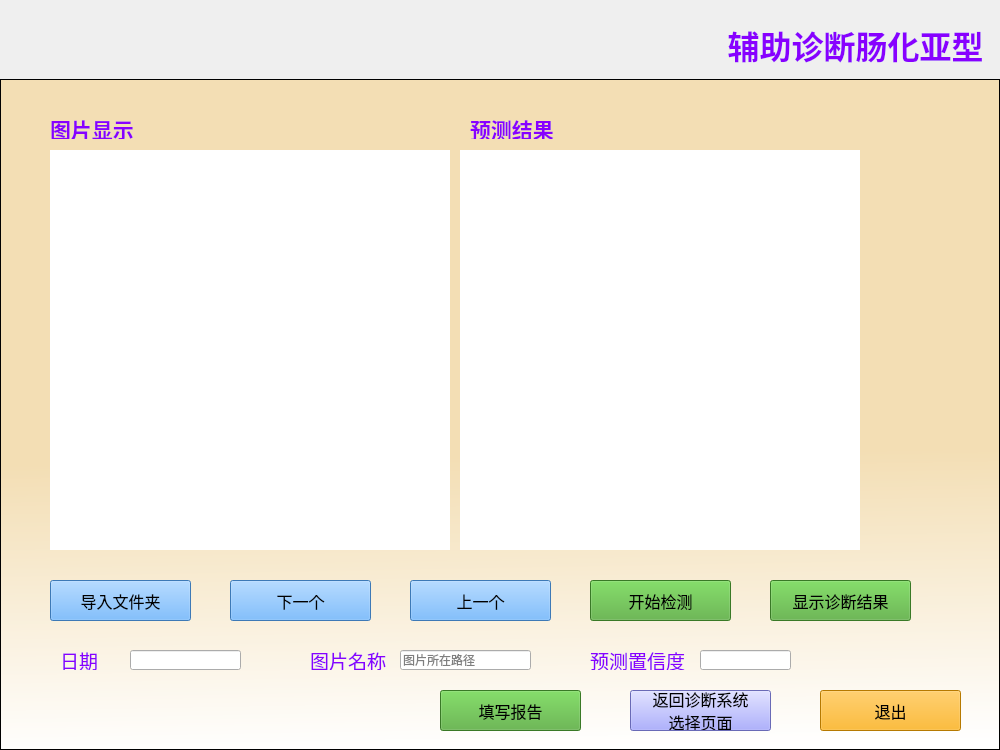
<?xml version="1.0" encoding="UTF-8"?>
<ui version="4.0">
 <class>Form</class>
 <widget class="QWidget" name="Form">
  <property name="geometry">
   <rect>
    <x>0</x>
    <y>0</y>
    <width>1000</width>
    <height>750</height>
   </rect>
  </property>
  <property name="palette">
   <palette>
    <active>
     <colorrole role="WindowText">
      <brush brushstyle="SolidPattern">
       <color alpha="255">
        <red>136</red>
        <green>0</green>
        <blue>255</blue>
       </color>
      </brush>
     </colorrole>
     <colorrole role="Button">
      <brush brushstyle="SolidPattern">
       <color alpha="255">
        <red>119</red>
        <green>139</green>
        <blue>255</blue>
       </color>
      </brush>
     </colorrole>
     <colorrole role="ButtonText">
      <brush brushstyle="SolidPattern">
       <color alpha="255">
        <red>170</red>
        <green>0</green>
        <blue>0</blue>
       </color>
      </brush>
     </colorrole>
    </active>
    <inactive>
     <colorrole role="WindowText">
      <brush brushstyle="SolidPattern">
       <color alpha="255">
        <red>136</red>
        <green>0</green>
        <blue>255</blue>
       </color>
      </brush>
     </colorrole>
     <colorrole role="Button">
      <brush brushstyle="SolidPattern">
       <color alpha="255">
        <red>119</red>
        <green>139</green>
        <blue>255</blue>
       </color>
      </brush>
     </colorrole>
     <colorrole role="ButtonText">
      <brush brushstyle="SolidPattern">
       <color alpha="255">
        <red>170</red>
        <green>0</green>
        <blue>0</blue>
       </color>
      </brush>
     </colorrole>
    </inactive>
    <disabled>
     <colorrole role="WindowText">
      <brush brushstyle="SolidPattern">
       <color alpha="255">
        <red>120</red>
        <green>120</green>
        <blue>120</blue>
       </color>
      </brush>
     </colorrole>
     <colorrole role="Button">
      <brush brushstyle="SolidPattern">
       <color alpha="255">
        <red>119</red>
        <green>139</green>
        <blue>255</blue>
       </color>
      </brush>
     </colorrole>
     <colorrole role="ButtonText">
      <brush brushstyle="SolidPattern">
       <color alpha="255">
        <red>120</red>
        <green>120</green>
        <blue>120</blue>
       </color>
      </brush>
     </colorrole>
    </disabled>
   </palette>
  </property>
  <property name="windowTitle">
   <string>辅助诊断肠化亚型界面</string>
  </property>
  <property name="autoFillBackground">
   <bool>false</bool>
  </property>
  <widget class="QLabel" name="label">
   <property name="geometry">
    <rect>
     <x>720</x>
     <y>20</y>
     <width>271</width>
     <height>50</height>
    </rect>
   </property>
   <property name="font">
    <font>
     <family>等线</family>
     <pointsize>24</pointsize>
     <weight>75</weight>
     <bold>true</bold>
    </font>
   </property>
   <property name="styleSheet">
    <string notr="true">color rgb(0, 0, 0)</string>
   </property>
   <property name="text">
    <string>辅助诊断肠化亚型</string>
   </property>
   <property name="textFormat">
    <enum>Qt::AutoText</enum>
   </property>
   <property name="alignment">
    <set>Qt::AlignCenter</set>
   </property>
  </widget>
  <widget class="QPushButton" name="pushButton6">
   <property name="geometry">
    <rect>
     <x>630</x>
     <y>690</y>
     <width>141</width>
     <height>41</height>
    </rect>
   </property>
   <property name="font">
    <font>
     <family>等线</family>
     <pointsize>12</pointsize>
    </font>
   </property>
   <property name="styleSheet">
    <string notr="true">background-color: rgb(147, 149, 255);</string>
   </property>
   <property name="text">
    <string>返回诊断系统
选择页面</string>
   </property>
  </widget>
  <widget class="QPushButton" name="pushButton7">
   <property name="geometry">
    <rect>
     <x>440</x>
     <y>690</y>
     <width>141</width>
     <height>41</height>
    </rect>
   </property>
   <property name="font">
    <font>
     <family>等线</family>
     <pointsize>12</pointsize>
    </font>
   </property>
   <property name="styleSheet">
    <string notr="true">background-color: rgb(80, 170, 53);</string>
   </property>
   <property name="text">
    <string>填写报告</string>
   </property>
  </widget>
  <widget class="QPushButton" name="pushButton8">
   <property name="geometry">
    <rect>
     <x>820</x>
     <y>690</y>
     <width>141</width>
     <height>41</height>
    </rect>
   </property>
   <property name="font">
    <font>
     <family>等线</family>
     <pointsize>12</pointsize>
    </font>
   </property>
   <property name="styleSheet">
    <string notr="true">background-color: rgb(255, 170, 0);
color: rgb(0, 0, 0);</string>
   </property>
   <property name="text">
    <string>退出</string>
   </property>
  </widget>
  <widget class="QLineEdit" name="lineEdit2">
   <property name="geometry">
    <rect>
     <x>130</x>
     <y>650</y>
     <width>111</width>
     <height>20</height>
    </rect>
   </property>
   <property name="text">
    <string/>
   </property>
   <property name="placeholderText">
    <string/>
   </property>
  </widget>
  <widget class="QLabel" name="label2">
   <property name="geometry">
    <rect>
     <x>60</x>
     <y>650</y>
     <width>71</width>
     <height>20</height>
    </rect>
   </property>
   <property name="font">
    <font>
     <family>等线 Light</family>
     <pointsize>14</pointsize>
    </font>
   </property>
   <property name="styleSheet">
    <string notr="true">color rgb(0, 0, 127)</string>
   </property>
   <property name="text">
    <string>日期</string>
   </property>
   <property name="buddy">
    <cstring>lineEdit2</cstring>
   </property>
  </widget>
  <widget class="QLabel" name="label4">
   <property name="geometry">
    <rect>
     <x>50</x>
     <y>119</y>
     <width>101</width>
     <height>20</height>
    </rect>
   </property>
   <property name="font">
    <font>
     <family>等线</family>
     <pointsize>16</pointsize>
     <weight>75</weight>
     <bold>true</bold>
    </font>
   </property>
   <property name="styleSheet">
    <string notr="true">color rgb(0, 0, 127)</string>
   </property>
   <property name="text">
    <string>图片显示</string>
   </property>
  </widget>
  <widget class="QLabel" name="label3">
   <property name="geometry">
    <rect>
     <x>470</x>
     <y>119</y>
     <width>101</width>
     <height>20</height>
    </rect>
   </property>
   <property name="font">
    <font>
     <family>等线</family>
     <pointsize>16</pointsize>
     <weight>75</weight>
     <bold>true</bold>
    </font>
   </property>
   <property name="styleSheet">
    <string notr="true">color rgb(0, 0, 127)</string>
   </property>
   <property name="text">
    <string>预测结果</string>
   </property>
  </widget>
  <widget class="QPushButton" name="pushButton1">
   <property name="geometry">
    <rect>
     <x>50</x>
     <y>580</y>
     <width>141</width>
     <height>41</height>
    </rect>
   </property>
   <property name="font">
    <font>
     <family>等线</family>
     <pointsize>12</pointsize>
    </font>
   </property>
   <property name="styleSheet">
    <string notr="true">background-color:rgb(85, 170, 255)</string>
   </property>
   <property name="text">
    <string>导入文件夹</string>
   </property>
  </widget>
  <widget class="QPushButton" name="pushButton5">
   <property name="geometry">
    <rect>
     <x>770</x>
     <y>580</y>
     <width>141</width>
     <height>41</height>
    </rect>
   </property>
   <property name="font">
    <font>
     <family>等线</family>
     <pointsize>12</pointsize>
    </font>
   </property>
   <property name="styleSheet">
    <string notr="true">background-color: rgb(80, 170, 53);</string>
   </property>
   <property name="text">
    <string>显示诊断结果</string>
   </property>
  </widget>
  <widget class="QListView" name="listView">
   <property name="geometry">
    <rect>
     <x>0</x>
     <y>79</y>
     <width>1000</width>
     <height>671</height>
    </rect>
   </property>
   <property name="styleSheet">
    <string notr="true">background-color: qlineargradient(spread:pad, x1:0.483, y1:0, x2:0.511727, y2:1, stop:0.5625 rgba(243, 222, 180, 255), stop:1 rgba(255, 255, 255, 255));</string>
   </property>
  </widget>
  <widget class="QLabel" name="label5">
   <property name="geometry">
    <rect>
     <x>50</x>
     <y>150</y>
     <width>400</width>
     <height>400</height>
    </rect>
   </property>
   <property name="styleSheet">
    <string notr="true">background-color: rgb(255, 255, 255);</string>
   </property>
   <property name="text">
    <string/>
   </property>
   <property name="buddy">
    <cstring>lineEdit5</cstring>
   </property>
  </widget>
  <widget class="QLineEdit" name="lineEdit5">
   <property name="geometry">
    <rect>
     <x>400</x>
     <y>650</y>
     <width>131</width>
     <height>20</height>
    </rect>
   </property>
   <property name="placeholderText">
    <string>图片所在路径</string>
   </property>
  </widget>
  <widget class="QLabel" name="label6">
   <property name="geometry">
    <rect>
     <x>460</x>
     <y>150</y>
     <width>400</width>
     <height>400</height>
    </rect>
   </property>
   <property name="styleSheet">
    <string notr="true">background-color: rgb(255, 255, 255);</string>
   </property>
   <property name="text">
    <string/>
   </property>
   <property name="buddy">
    <cstring>lineEdit5</cstring>
   </property>
  </widget>
  <widget class="QPushButton" name="pushButton4">
   <property name="geometry">
    <rect>
     <x>590</x>
     <y>580</y>
     <width>141</width>
     <height>41</height>
    </rect>
   </property>
   <property name="font">
    <font>
     <family>等线</family>
     <pointsize>12</pointsize>
    </font>
   </property>
   <property name="styleSheet">
    <string notr="true">background-color: rgb(80, 170, 53);</string>
   </property>
   <property name="text">
    <string>开始检测</string>
   </property>
  </widget>
  <widget class="QPushButton" name="pushButton2">
   <property name="geometry">
    <rect>
     <x>230</x>
     <y>580</y>
     <width>141</width>
     <height>41</height>
    </rect>
   </property>
   <property name="font">
    <font>
     <family>等线</family>
     <pointsize>12</pointsize>
    </font>
   </property>
   <property name="styleSheet">
    <string notr="true">background-color:rgb(85, 170, 255)</string>
   </property>
   <property name="text">
    <string>下一个</string>
   </property>
  </widget>
  <widget class="QPushButton" name="pushButton3">
   <property name="geometry">
    <rect>
     <x>410</x>
     <y>580</y>
     <width>141</width>
     <height>41</height>
    </rect>
   </property>
   <property name="font">
    <font>
     <family>等线</family>
     <pointsize>12</pointsize>
    </font>
   </property>
   <property name="styleSheet">
    <string notr="true">background-color:rgb(85, 170, 255)</string>
   </property>
   <property name="text">
    <string>上一个</string>
   </property>
  </widget>
  <widget class="QLabel" name="label1">
   <property name="geometry">
    <rect>
     <x>590</x>
     <y>650</y>
     <width>101</width>
     <height>20</height>
    </rect>
   </property>
   <property name="font">
    <font>
     <family>等线 Light</family>
     <pointsize>14</pointsize>
    </font>
   </property>
   <property name="styleSheet">
    <string notr="true">color rgb(0, 0, 127)</string>
   </property>
   <property name="text">
    <string>预测置信度</string>
   </property>
   <property name="buddy">
    <cstring>lineEdit2</cstring>
   </property>
  </widget>
  <widget class="QLineEdit" name="lineEdit3">
   <property name="geometry">
    <rect>
     <x>700</x>
     <y>650</y>
     <width>91</width>
     <height>20</height>
    </rect>
   </property>
   <property name="text">
    <string/>
   </property>
  </widget>
  <widget class="QLabel" name="label7">
   <property name="geometry">
    <rect>
     <x>310</x>
     <y>650</y>
     <width>81</width>
     <height>20</height>
    </rect>
   </property>
   <property name="font">
    <font>
     <family>等线 Light</family>
     <pointsize>14</pointsize>
    </font>
   </property>
   <property name="styleSheet">
    <string notr="true">color rgb(0, 0, 127)</string>
   </property>
   <property name="text">
    <string>图片名称</string>
   </property>
   <property name="buddy">
    <cstring>lineEdit2</cstring>
   </property>
  </widget>
  <widget class="QLabel" name="label_2">
   <property name="geometry">
    <rect>
     <x>0</x>
     <y>-10</y>
     <width>1000</width>
     <height>101</height>
    </rect>
   </property>
   <property name="text">
    <string/>
   </property>
   <property name="pixmap">
    <pixmap resource="apprcc.qrc">:/pic/tittle.png</pixmap>
   </property>
  </widget>
  <zorder>label_2</zorder>
  <zorder>listView</zorder>
  <zorder>label</zorder>
  <zorder>pushButton6</zorder>
  <zorder>pushButton7</zorder>
  <zorder>pushButton8</zorder>
  <zorder>lineEdit2</zorder>
  <zorder>label2</zorder>
  <zorder>label4</zorder>
  <zorder>label3</zorder>
  <zorder>pushButton1</zorder>
  <zorder>pushButton5</zorder>
  <zorder>label5</zorder>
  <zorder>lineEdit5</zorder>
  <zorder>label6</zorder>
  <zorder>pushButton4</zorder>
  <zorder>pushButton2</zorder>
  <zorder>pushButton3</zorder>
  <zorder>label1</zorder>
  <zorder>lineEdit3</zorder>
  <zorder>label7</zorder>
 </widget>
 <resources>
  <include location="apprcc.qrc"/>
 </resources>
 <connections/>
</ui>
